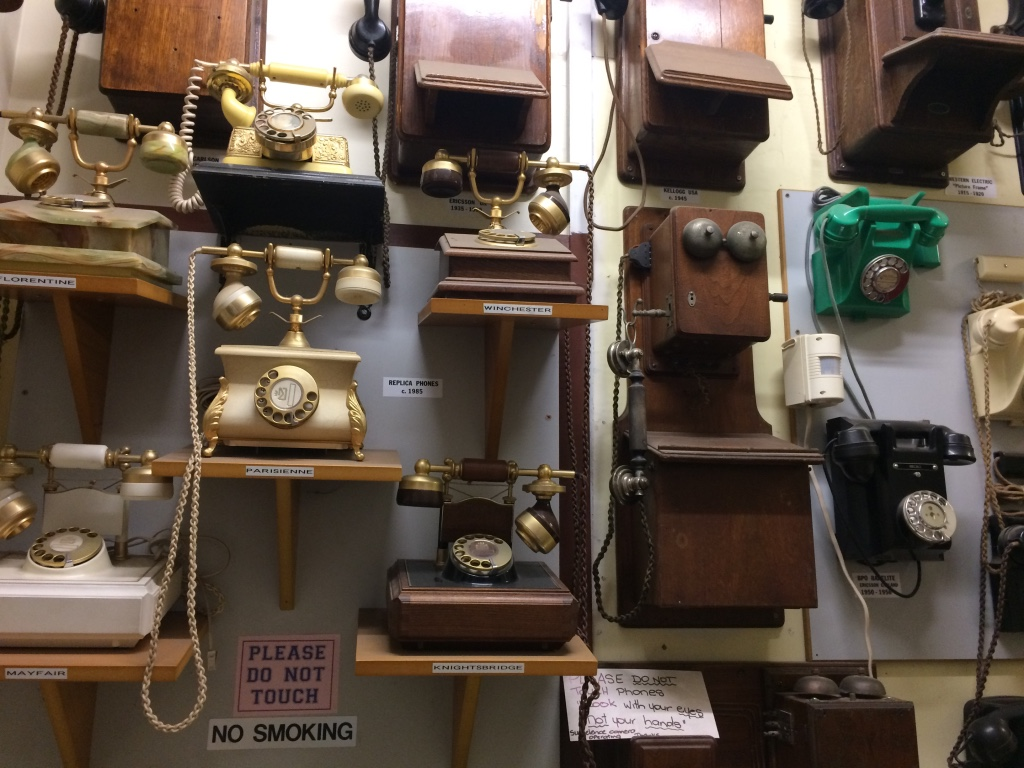
#> input picture COSC428_LABS/01_OpenCV_Basics/images/phones.jpg, 1024 x 768 px
$ python hough_line.py
#> lines starting #> are read from the running program, lines starting #| are printed output that depends on the picture
# hough_line.py

import cv2
import numpy as np

# [4 lines left out: function nothing, not called in this run]

def houghP():
    img_original = cv2.imread('images/phones.jpg')
#> img_original is the input picture: shape (768, 1024, 3); mean B, G, R 70.3, 82.5, 95.6
    # Scale the image down to 70% to fit on the monitor better.
    img_original = cv2.resize(img_original, (int(img_original.shape[1]*0.7), int(img_original.shape[0]*0.7)))
#> img_original: shape (537, 716, 3)

    blur = cv2.GaussianBlur(img_original, (9,9), 0)
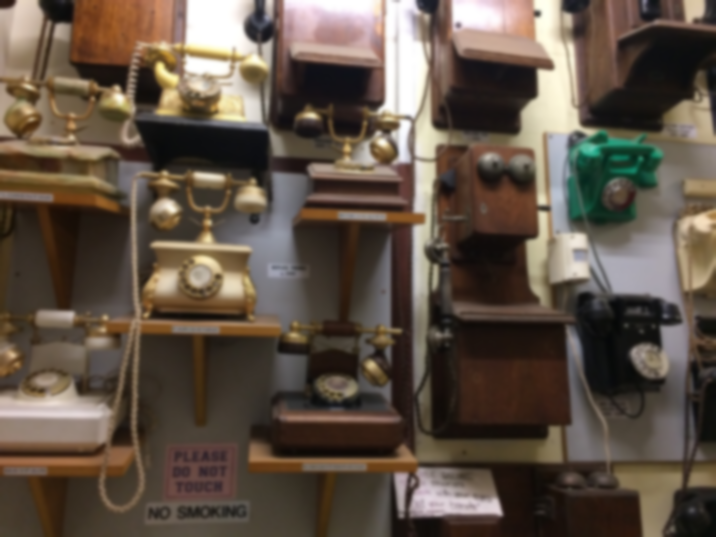
#> blur: shape (537, 716, 3); mean B, G, R 70.2, 82.3, 95.5
    gray = cv2.cvtColor(blur, cv2.COLOR_BGR2GRAY)
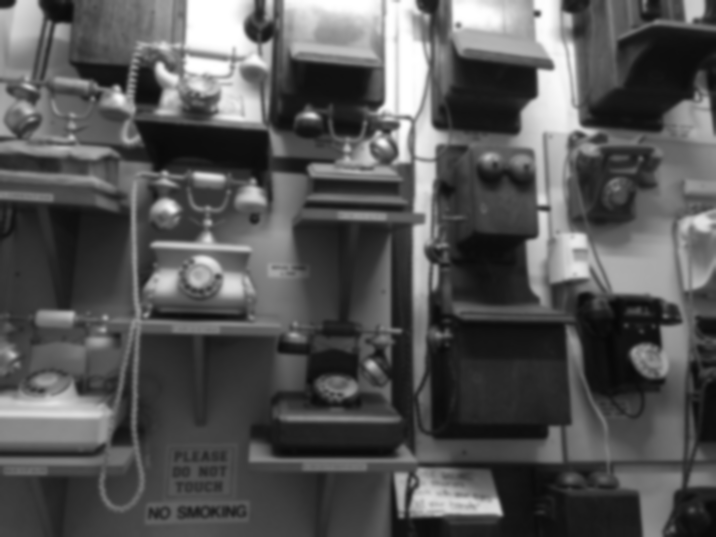
#> gray: shape (537, 716); min 7, max 255, mean 84.9

    cv2.namedWindow('Hough Line Transform')
    cv2.createTrackbar('Canny Threshold 1', 'Hough Line Transform', 0, 1200, nothing)
    cv2.createTrackbar('Canny Threshold 2', 'Hough Line Transform', 0, 1200, nothing)
    cv2.createTrackbar("Min Line Length", 'Hough Line Transform', 0, 100, nothing)
    cv2.createTrackbar("Max Line Gap", 'Hough Line Transform', 0, 100, nothing)

    while not (cv2.waitKey(100) & 0xFF == ord('q')):
#> (key q is pressed here)
        minLineLength = cv2.getTrackbarPos('Min Line Length', 'Hough Line Transform')
        maxLineGap = cv2.getTrackbarPos('Max Line Gap', 'Hough Line Transform')
        cannyThreshold1 = cv2.getTrackbarPos('Canny Threshold 1', 'Hough Line Transform')
        cannyThreshold2 = cv2.getTrackbarPos('Canny Threshold 2', 'Hough Line Transform')

        # Create a new copy of the original image for drawing on later.
        img = img_original.copy()
        # Use the Canny Edge Detector to find some edges.
        edges = cv2.Canny(gray, cannyThreshold1, cannyThreshold2)
        # Attempt to detect straight lines in the edge detected image.
        lines = cv2.HoughLinesP(edges, 1, np.pi/180, 100, minLineLength=minLineLength, maxLineGap=maxLineGap)

        # For each line that was detected, draw it on the img.
        if lines is not None:
            for line in lines:
                for x1,y1,x2,y2 in line:
                    cv2.line(img,(x1,y1),(x2,y2),(0,255,0),2)

        # Create a combined image of Hough Line Transform result and the Canny Line Detector result.
        combined = np.concatenate((img, cv2.cvtColor(edges, cv2.COLOR_GRAY2BGR)), axis=1)

        cv2.imshow('Hough Line Transform', combined)


# [42 lines left out: function houghNormal, not called in this run]


if __name__ == "__main__":
    houghP()
    # houghNormal()

$ run again, with COSC428_LABS/01_OpenCV_Basics/images/coins2.jpg copied over COSC428_LABS/01_OpenCV_Basics/images/phones.jpg
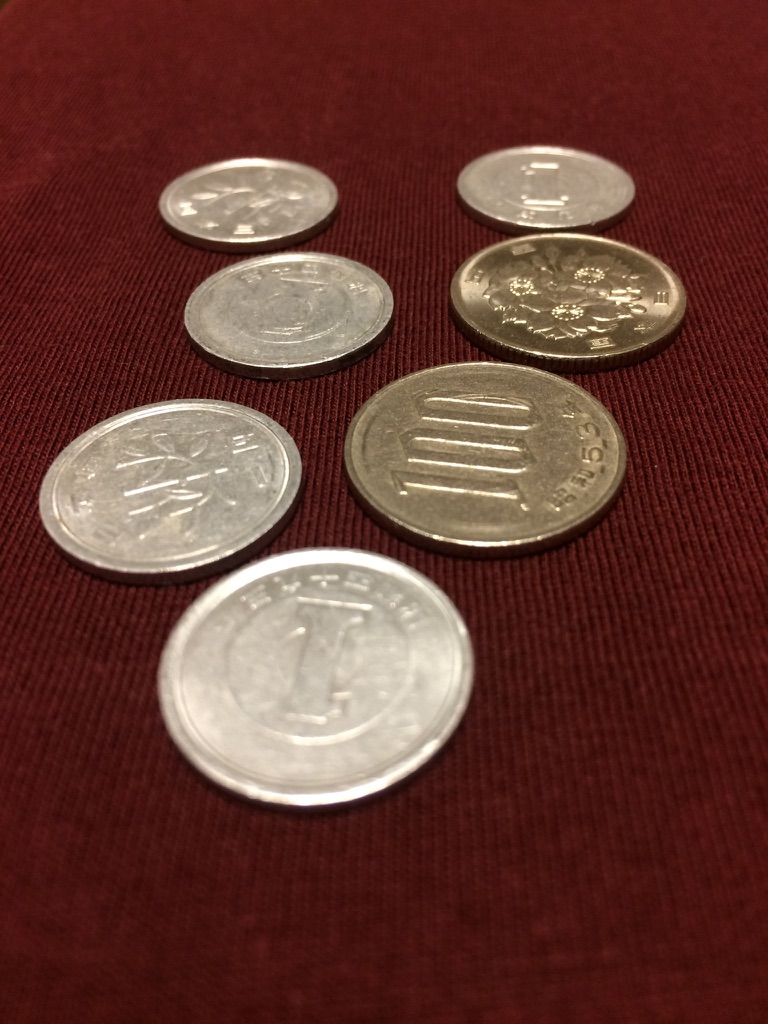
#> input picture COSC428_LABS/01_OpenCV_Basics/images/coins2.jpg, 768 x 1024 px
#> in houghP, img_original is the input picture: shape (1024, 768, 3); mean B, G, R 49.9, 58.2, 101.7
#> img_original: shape (716, 537, 3)
#> in houghP, `gray = cv2.cvtColor(blur, cv2.COLOR_BGR2GRAY)`:
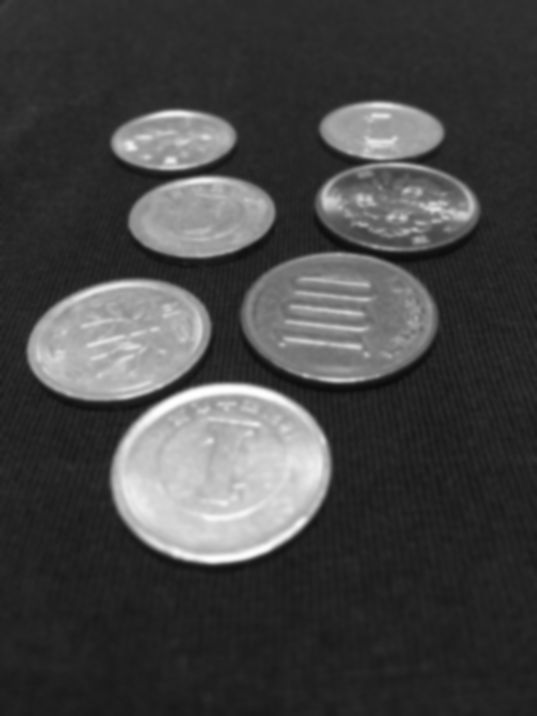
#> gray: shape (716, 537); min 11, max 255, mean 70.1
